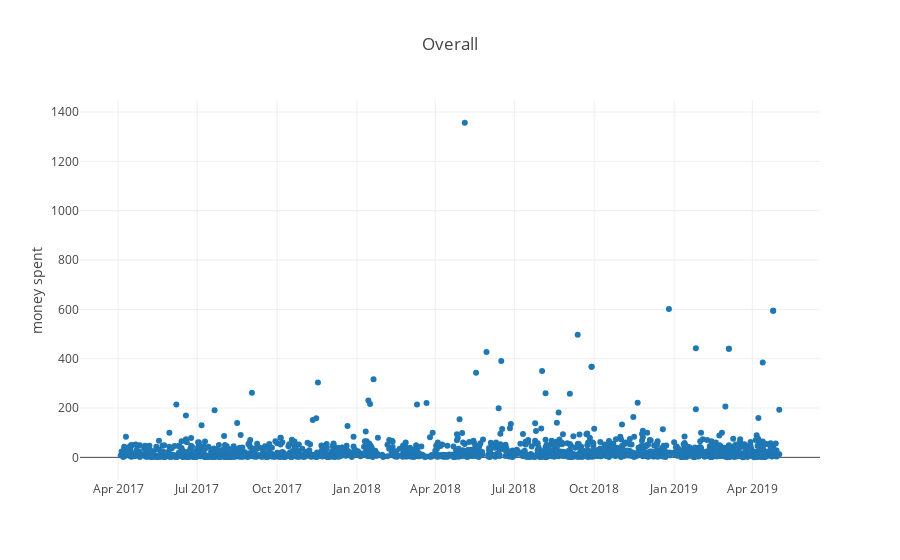

Here is the notebook cell this chart was saved with:
### Code cell
counts = go.Scatter(
    x = overall_df['date'],
    y = overall_df['moneys'],
    name="dates",
    mode = 'markers'
)

data = [counts]
configure_plotly_browser_state()
layout = go.Layout(
    title='Overall',
    yaxis=dict(
        title='money spent'
    )
)
fig = go.Figure(data=data, layout=layout)
py.iplot(fig)

### Figure 1 — Plotly figure (JSON) as saved in the notebook; plotly's stock layout.template omitted (floating-point values rounded to 4 significant figures; data arrays with more than 128 entries replaced by an {"elided": "..."} marker saying what was removed)
{"data": [{"uid": "be5b317d-cbaf-4af0-bf67-ee7afdfe936a", "mode": "markers", "y": {"elided": "1770 float values"}, "x": {"elided": "1770 str values"}, "type": "scatter", "name": "dates"}], "layout": {"yaxis": {"title": {"text": "money spent"}}, "title": {"text": "Overall"}}}
